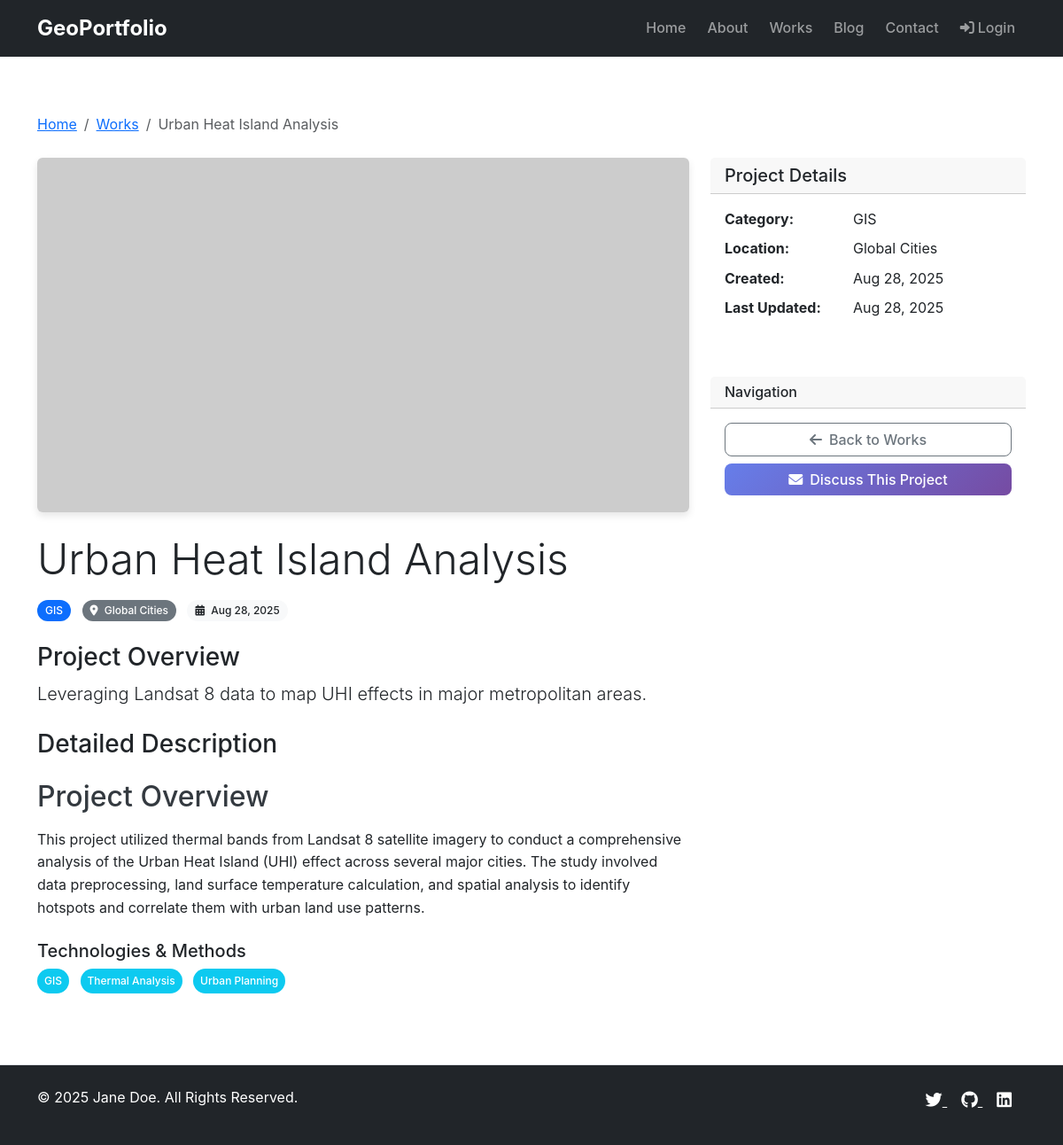
The page /work-detail.php?id=1 on the database its author committed.
### tables this page shows
CREATE TABLE site_settings (
    id INT AUTO_INCREMENT PRIMARY KEY,
    setting_key VARCHAR(100) UNIQUE NOT NULL,
    setting_value TEXT,
    created_at TIMESTAMP DEFAULT CURRENT_TIMESTAMP,
    updated_at TIMESTAMP DEFAULT CURRENT_TIMESTAMP ON UPDATE CURRENT_TIMESTAMP
);

CREATE TABLE works (
    id INT AUTO_INCREMENT PRIMARY KEY,
    title VARCHAR(255) NOT NULL,
    description TEXT NOT NULL,
    long_description LONGTEXT,
    image_url VARCHAR(500),
    category VARCHAR(100) NOT NULL,
    tags JSON,
    link VARCHAR(500),
    image_style ENUM('cover', 'contain') DEFAULT 'cover',
    place VARCHAR(255),
    created_at TIMESTAMP DEFAULT CURRENT_TIMESTAMP,
    updated_at TIMESTAMP DEFAULT CURRENT_TIMESTAMP ON UPDATE CURRENT_TIMESTAMP
);

### includes/functions.php (called while the page is built, shortened)
<?php
function formatDate($date, $format = 'M d, Y') {
    return date($format, strtotime($date));
}
function getSiteSetting($key, $default = '') {
    $db = getDB();
    $stmt = $db->prepare("SELECT setting_value FROM site_settings WHERE setting_key = ?");
    $stmt->execute([$key]);
    $result = $stmt->fetch();
    return $result ? $result['setting_value'] : $default;
}
?>

### config/database.php (called while the page is built, shortened)
<?php
class Database {
    private static $instance = null;
    private $connection;
    private $host = 'localhost';
    private $database = 'geoportfolio_pro';
    private $username = 'root';
    private $password = '';
    private $charset = 'utf8mb4';
    private function __construct() {
        $dsn = "mysql:host={$this->host};dbname={$this->database};charset={$this->charset}";
        $options = [
            PDO::ATTR_ERRMODE => PDO::ERRMODE_EXCEPTION,
            PDO::ATTR_DEFAULT_FETCH_MODE => PDO::FETCH_ASSOC,
            PDO::ATTR_EMULATE_PREPARES => false,
        ];
        try {
            $this->connection = new PDO($dsn, $this->username, $this->password, $options);
        } catch (PDOException $e) {
            throw new PDOException($e->getMessage(), (int)$e->getCode());
        }
    }
    public static function getInstance() {
        if (self::$instance === null) {
            self::$instance = new self();
        }
        return self::$instance;
    }
    public function getConnection() {
        return $this->connection;
    }
}
function getDB() {
    return Database::getInstance()->getConnection();
}
?>

### includes/auth.php (called while the page is built, shortened)
<?php
class Auth {
    public function isLoggedIn() {
        return isset($_SESSION['user_id']);
    }
}
$auth = new Auth();
function isLoggedIn() {
    global $auth;
    return $auth->isLoggedIn();
}
?>

### includes/models.php (called while the page is built, shortened)
<?php
class WorkModel {
    private $db;
    public function __construct() {
        $this->db = getDB();
    }
    public function getById($id) {
        $stmt = $this->db->prepare("SELECT * FROM works WHERE id = ?");
        $stmt->execute([$id]);
        $work = $stmt->fetch();
        if ($work && $work['tags']) {
            $work['tags'] = json_decode($work['tags'], true);
        }
        return $work;
    }
}
?>

### work-detail.php (the view, shortened to what this page needs)
<?php
require_once 'config/database.php';
require_once 'includes/auth.php';
require_once 'includes/functions.php';
require_once 'includes/models.php';
$workModel = new WorkModel();
$workId = intval($_GET['id'] ?? 0);
$work = $workModel->getById($workId);
?>
<!DOCTYPE html>
<html lang="en">
<head>
    <link href="https://cdn.jsdelivr.net/npm/bootstrap@5.3.0/dist/css/bootstrap.min.css" rel="stylesheet">
    <link href="https://cdnjs.cloudflare.com/ajax/libs/font-awesome/6.0.0/css/all.min.css" rel="stylesheet">
    <link href="assets/css/style.css" rel="stylesheet">
</head>
<body>
    <?php include 'templates/navbar.php'; ?>
    <div class="container py-5" style="margin-top: 80px;">
        <nav aria-label="breadcrumb" class="mb-4">
            <ol class="breadcrumb">
                <li class="breadcrumb-item"><a href="index.php">Home</a></li>
                <li class="breadcrumb-item"><a href="works.php">Works</a></li>
                <li class="breadcrumb-item active" aria-current="page"><?php echo htmlspecialchars($work['title']); ?></li>
            </ol>
        </nav>
        <div class="row">
            <div class="col-lg-8">
                <?php if ($work['image_url']): ?>
                    <div class="mb-4">
                        <img src="<?php echo htmlspecialchars($work['image_url']); ?>"
                             class="img-fluid rounded shadow" alt="<?php echo htmlspecialchars($work['title']); ?>"
                             style="width: 100%; height: 400px; object-fit: <?php echo $work['image_style'] ?? 'cover'; ?>;">
                    </div>
                <?php endif; ?>
                <h1 class="display-5 mb-3"><?php echo htmlspecialchars($work['title']); ?></h1>
                <div class="mb-4">
                    <span class="badge bg-primary me-2"><?php echo htmlspecialchars($work['category']); ?></span>
                    <?php if ($work['place']): ?>
                        <span class="badge bg-secondary me-2">
                            <i class="fas fa-map-marker-alt me-1"></i>
                            <?php echo htmlspecialchars($work['place']); ?>
                        </span>
                    <?php endif; ?>
                    <span class="badge bg-light text-dark">
                        <i class="fas fa-calendar-alt me-1"></i>
                        <?php echo formatDate($work['created_at']); ?>
                    </span>
                </div>
                <div class="mb-4">
                    <h3>Project Overview</h3>
                    <p class="lead"><?php echo htmlspecialchars($work['description']); ?></p>
                </div>
                <?php if ($work['long_description']): ?>
                    <div class="mb-4">
                        <h3>Detailed Description</h3>
                        <div class="content">
                            <?php echo $work['long_description']; ?>
                        </div>
                    </div>
                <?php endif; ?>
                <?php if ($work['tags']): ?>
                    <div class="mb-4">
                        <h5>Technologies & Methods</h5>
                        <div class="tags">
                            <?php foreach ($work['tags'] as $tag): ?>
                                <span class="badge bg-info me-2 mb-2 p-2"><?php echo htmlspecialchars($tag); ?></span>
                            <?php endforeach; ?>
                        </div>
                    </div>
                <?php endif; ?>
            </div>
            <div class="col-lg-4">
                <div class="card">
                    <div class="card-header">
                        <h5 class="mb-0">Project Details</h5>
                    </div>
                    <div class="card-body">
                        <dl class="row">
                            <dt class="col-5">Category:</dt>
                            <dd class="col-7"><?php echo htmlspecialchars($work['category']); ?></dd>
                            <?php if ($work['place']): ?>
                                <dt class="col-5">Location:</dt>
                                <dd class="col-7"><?php echo htmlspecialchars($work['place']); ?></dd>
                            <?php endif; ?>
                            <dt class="col-5">Created:</dt>
                            <dd class="col-7"><?php echo formatDate($work['created_at']); ?></dd>
                            <dt class="col-5">Last Updated:</dt>
                            <dd class="col-7"><?php echo formatDate($work['updated_at']); ?></dd>
                        </dl>
                    </div>
                </div>
                <div class="card mt-4">
                    <div class="card-header">
                        <h6 class="mb-0">Navigation</h6>
                    </div>
                    <div class="card-body">
                        <div class="d-grid gap-2">
                            <a href="works.php" class="btn btn-outline-secondary">
                                <i class="fas fa-arrow-left me-2"></i>Back to Works
                            </a>
                            <a href="contact.php" class="btn btn-primary">
                                <i class="fas fa-envelope me-2"></i>Discuss This Project
                            </a>
                        </div>
                    </div>
                </div>
            </div>
        </div>
    </div>
    <?php include 'templates/footer.php'; ?>
</body>
</html>

### templates/navbar.php (shortened to what this page needs)
<nav class="navbar navbar-expand-lg navbar-dark bg-dark fixed-top">
    <div class="container">
        <a class="navbar-brand fw-bold" href="index.php"><?php echo htmlspecialchars(getSiteSetting('site_title', 'GeoPortfolio')); ?></a>
        <div class="collapse navbar-collapse" id="navbarNav">
            <ul class="navbar-nav ms-auto">
                <li class="nav-item">
                    <a class="nav-link <?php echo basename($_SERVER['PHP_SELF']) === 'index.php' ? 'active' : ''; ?>" href="index.php">Home</a>
                </li>
                <li class="nav-item">
                    <a class="nav-link <?php echo basename($_SERVER['PHP_SELF']) === 'about.php' ? 'active' : ''; ?>" href="about.php">About</a>
                </li>
                <li class="nav-item">
                    <a class="nav-link <?php echo basename($_SERVER['PHP_SELF']) === 'works.php' ? 'active' : ''; ?>" href="works.php">Works</a>
                </li>
                <li class="nav-item">
                    <a class="nav-link <?php echo basename($_SERVER['PHP_SELF']) === 'blog.php' ? 'active' : ''; ?>" href="blog.php">Blog</a>
                </li>
                <li class="nav-item">
                    <a class="nav-link <?php echo basename($_SERVER['PHP_SELF']) === 'contact.php' ? 'active' : ''; ?>" href="contact.php">Contact</a>
                </li>
                <?php if (isLoggedIn()): ?>
                    <li class="nav-item">
                        <a class="nav-link" href="admin/">
                            <i class="fas fa-cog me-1"></i>Admin
                        </a>
                    </li>
                    <li class="nav-item">
                        <a class="nav-link" href="logout.php">
                            <i class="fas fa-sign-out-alt me-1"></i>Logout
                        </a>
                    </li>
                <?php else: ?>
                    <li class="nav-item">
                        <a class="nav-link" href="login.php">
                            <i class="fas fa-sign-in-alt me-1"></i>Login
                        </a>
                    </li>
                <?php endif; ?>
            </ul>
        </div>
    </div>
</nav>

### templates/footer.php
<footer class="bg-dark text-white py-4">
    <div class="container">
        <div class="row">
            <div class="col-md-6">
                <p>&copy; <?php echo date('Y'); ?> <?php echo getSiteSetting('copyright_text', 'GeoPortfolio. All rights reserved.'); ?></p>
            </div>
            <div class="col-md-6 text-md-end">
                <div class="social-links">
                    <?php if (getSiteSetting('twitter_url')): ?>
                        <a href="<?php echo getSiteSetting('twitter_url'); ?>" class="text-white me-3" target="_blank">
                            <i class="fab fa-twitter"></i>
                        </a>
                    <?php endif; ?>
                    <?php if (getSiteSetting('github_url')): ?>
                        <a href="<?php echo getSiteSetting('github_url'); ?>" class="text-white me-3" target="_blank">
                            <i class="fab fa-github"></i>
                        </a>
                    <?php endif; ?>
                    <?php if (getSiteSetting('linkedin_url')): ?>
                        <a href="<?php echo getSiteSetting('linkedin_url'); ?>" class="text-white me-3" target="_blank">
                            <i class="fab fa-linkedin"></i>
                        </a>
                    <?php endif; ?>
                </div>
            </div>
        </div>
    </div>
</footer>

### assets/css/style.css (style rules this page uses)
:root { --primary-color: #667eea; --secondary-color: #764ba2; --dark-color: #343a40; --light-color: #f8f9fa; }
body { font-family: 'Inter', -apple-system, BlinkMacSystemFont, sans-serif; line-height: 1.6; }
.navbar-brand { font-size: 1.5rem; font-weight: 700; }
.navbar-nav .nav-link { font-weight: 500; margin: 0 0.25rem; transition: all 0.3s ease; }
.card { border: none; border-radius: 15px; transition: all 0.3s ease; }
.btn { border-radius: 8px; font-weight: 500; transition: all 0.3s ease; }
.btn-primary { background: linear-gradient(135deg, var(--primary-color) 0%, var(--secondary-color) 100%); border: none; }
.badge { font-weight: 500; border-radius: 20px; padding: 0.5em 0.75em; }
footer { border-top: 1px solid #dee2e6; }
footer .social-links a { font-size: 1.2rem; transition: color 0.3s ease; }
.content h1, .content h2, .content h3, .content h4, .content h5, .content h6 { color: var(--dark-color); margin-top: 1.5rem; margin-bottom: 1rem; }
.content p { margin-bottom: 1rem; }
.shadow { box-shadow: 0 4px 8px rgba(0,0,0,0.1) !important; }

### rows shown on the page
site_settings: setting_value "GeoPortfolio"
works: title "Urban Heat Island Analysis", category "GIS", place "Global Cities", created_at "Aug 28, 2025", description "Leveraging Landsat 8 data to map UHI effects in major metropolitan areas.", long_description "Project Overview This project utilized thermal bands from Landsat 8 satellite imagery to conduct a comprehensive analysis of the Urban Heat Island (UHI) effect across several major cities. The study involved data preprocessing, land surface temperature calculation, and spatial analysis to identify hotspots and correlate them with urban land use patterns.", updated_at "Aug 28, 2025"
site_settings: setting_value "Jane Doe. All Rights Reserved."

### other values the page prints
$tag "GIS"
$tag "Thermal Analysis"
$tag "Urban Planning"
